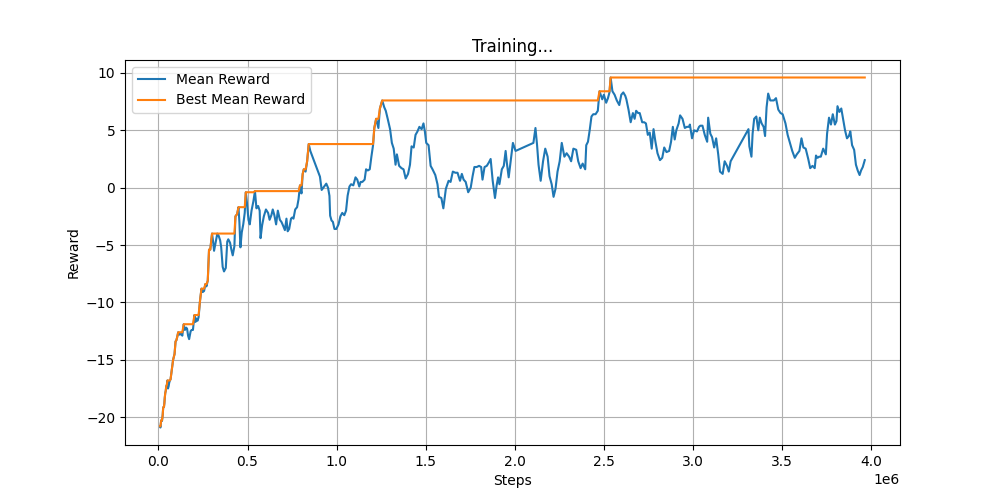

Write the Python code that produced this figure.
import copy
from collections import namedtuple
from itertools import count
import math
import random
import numpy as np 
import time

import gym

import torch
import torch.nn as nn
import torch.optim as optim
import torch.nn.functional as F
import torchvision
import torchvision.transforms as T

from collections import namedtuple
import random
from PIL import Image
import matplotlib.pyplot as plt

def plot(steps,mean_rewards,best_mean_rewards):
    plt.figure(figsize=(14,7)) 

    plt.plot(steps,mean_rewards,label='Mean Reward')
    plt.plot(steps,best_mean_rewards,label='Best Mean Reward')
    plt.title('Training...')
    plt.xlabel('Steps')
    plt.ylabel('Reward')
    plt.grid()
    plt.legend()

    plt.savefig('dqn_pong.png')

class DQN(nn.Module):
    def __init__(self, in_channels=3, n_actions=3):
        """
        Initialize Deep Q Network
        Args:
            in_channels (int): number of input channels
            n_actions (int): number of outputs
        """
        super(DQN, self).__init__()
        self.conv1 = nn.Conv2d(in_channels, 32, kernel_size=8, stride=4)
        # self.bn1 = nn.BatchNorm2d(32)
        self.conv2 = nn.Conv2d(32, 64, kernel_size=4, stride=2)
        # self.bn2 = nn.BatchNorm2d(64)
        self.conv3 = nn.Conv2d(64, 64, kernel_size=3, stride=1)
        # self.bn3 = nn.BatchNorm2d(64)
        self.fc4 = nn.Linear(7 * 7 * 64, 512)
        self.head = nn.Linear(512, n_actions)
        
    def forward(self, x):
        x = F.relu(self.conv1(x))
        x = F.relu(self.conv2(x))
        x = F.relu(self.conv3(x))
        x = F.relu(self.fc4(x.view(x.size(0), -1)))
        return self.head(x)

Transition = namedtuple('Transion', 
                        ('state', 'action', 'next_state', 'reward'))

class ReplayMemory(object):
    def __init__(self, capacity):
        self.capacity = capacity
        self.memory = []
        self.position = 0
        
    def push(self, *args):
        if len(self.memory) < self.capacity:
            self.memory.append(None)
        self.memory[self.position] = Transition(*args)
        self.position = (self.position + 1) % self.capacity
        
    def sample(self, batch_size):
        return random.sample(self.memory, batch_size)
    
    def __len__(self):
        return len(self.memory)


def select_action(state):
    global steps_done
    sample = random.random()
    eps_threshold = EPS_END + (EPS_START - EPS_END)* \
        math.exp(-1. * steps_done / EPS_DECAY)
    # eps_threshold = 0.1
    steps_done += 1
    if sample > eps_threshold:
        with torch.no_grad():
            return policy_net(state.to(device)).max(1)[1].view(1,1)
    else:
        return torch.tensor([[random.randrange(3)]], device=device, dtype=torch.long)

    
def optimize_model():
    if len(memory) < BATCH_SIZE:
        return

    for _ in range(1):
        transitions = memory.sample(BATCH_SIZE)
        batch = Transition(*zip(*transitions))
        
        actions = tuple((map(lambda a: torch.tensor([[a]], device=device), batch.action))) 
        rewards = tuple((map(lambda r: torch.tensor([r], device=device), batch.reward))) 

        non_final_mask = torch.tensor(
            tuple(map(lambda s: s is not None, batch.next_state)),
            device=device, dtype=torch.bool)
        
        non_final_next_states = torch.cat([s for s in batch.next_state
                                           if s is not None]).to(device)
        

        state_batch = torch.cat(batch.state).to(device)
        action_batch = torch.cat(actions)
        reward_batch = torch.cat(rewards)
        
        state_action_values = policy_net(state_batch).gather(1, action_batch)
        
        next_state_values = torch.zeros(BATCH_SIZE, device=device)
        next_state_values[non_final_mask] = target_net(non_final_next_states).max(1)[0].detach()
        expected_state_action_values = (next_state_values * GAMMA) + reward_batch
        
        loss = F.mse_loss(state_action_values, expected_state_action_values.unsqueeze(1))
        optimizer.zero_grad()
        loss.backward()
        for param in policy_net.parameters():
            param.grad.data.clamp_(-1, 1)
        optimizer.step()

transform1  =  T.Compose([T.ToPILImage(), T.CenterCrop(160), T.Grayscale()])
transform2 = T.Compose([T.Resize((84,84)),T.ToTensor()])
def get_state(obs, prev_state=None):
    state = np.array(obs)
    state = state.transpose((2, 0, 1))
    state = torch.from_numpy(state)
    # print(state.shape)
    state = transform1(state)
    state =  T.functional.adjust_contrast(state,10)
    state = transform2(state)
    if prev_state is None:
        state = torch.cat([state,state,state],0)
    else:
        state  = torch.cat([prev_state.squeeze(0)[-2:],state],0)
    return state.unsqueeze(0)

action_map = {0:0,1:2,2:3}
def train(env, n_episodes, render=False):
    steps = []
    rewards = []
    mean_rewards = []
    
    best_mean_rewards = []
    best_mean_reward = -21.0
    for episode in range(n_episodes):
        obs = env.reset()
        state = get_state(obs)
        torchvision.utils.save_image(state, 'a.png')
        total_reward = 0.0
        for t in count():
            action = select_action(state)
            # action = action.item()
            # print(action)
            if render:
                env.render()

            obs, reward, done, info = env.step(action_map[action.item()])

            total_reward += reward

            if not done:
                next_state = get_state(obs, state)
                torchvision.utils.save_image(next_state, 'b.png')
            else:
                next_state = None

            reward = torch.tensor([reward], device=device)

            memory.push(state, action.to('cpu'), next_state, reward.to('cpu'))
            state = next_state

            if steps_done > INITIAL_MEMORY:
                optimize_model()
            
            if (steps_done+1) % TARGET_UPDATE == 0:
              target_net.load_state_dict(policy_net.state_dict())

            if done:
                break
        rewards.append(total_reward)
        if episode >= 10:
            steps.append(steps_done)
            mean_reward = np.mean(rewards[-10:])
            mean_rewards.append(mean_reward)
            best_mean_reward = max(mean_reward,best_mean_reward)
            best_mean_rewards.append(best_mean_reward)
        print('Total steps: {} \t Episode: {}/{} \t Total reward: {}'.format(steps_done, episode, t, total_reward))
        d = {'steps':steps, 'mean_rewards': mean_rewards, 'best_mean_rewards':best_mean_rewards}
        np.save('/content/drive/My Drive/dqn_results.npy',d)
        # plot(steps,mean_rewards,best_mean_rewards)
        torch.save(policy_net, "/content/drive/My Drive/dqn_pong.pt")
        torch.save(target_net, "/content/drive/My Drive/dqn_pong_t.pt")

    env.close()
    return


if __name__ == '__main__':
    # set device
    device = torch.device("cuda")

    # hyperparameters
    BATCH_SIZE = 32
    GAMMA = 0.9
    EPS_START = 1.0
    EPS_END = 0.02
    EPS_DECAY = 25000
    TARGET_UPDATE = 1000
    INITIAL_MEMORY = 1000
    MEMORY_SIZE = 20* INITIAL_MEMORY
    NUM_EPISODES = 2000

    # create networks
    policy_net = DQN(n_actions=3).to(device)
    target_net = DQN(n_actions=3).to(device)
    target_net.load_state_dict(policy_net.state_dict())

    # policy_net =  torch.load("/content/drive/My Drive/dqn_pong.pt")
    # target_net =  
    # setup optimizer
    optimizer = optim.Adam(policy_net.parameters(),lr=1e-4)

    steps_done = 0

    # create environment
    env = gym.make('Pong-v0')
    # env = make_env(env)

    # initialize replay memory
    memory = ReplayMemory(MEMORY_SIZE)
    
    # train model
    train(env, NUM_EPISODES)
    